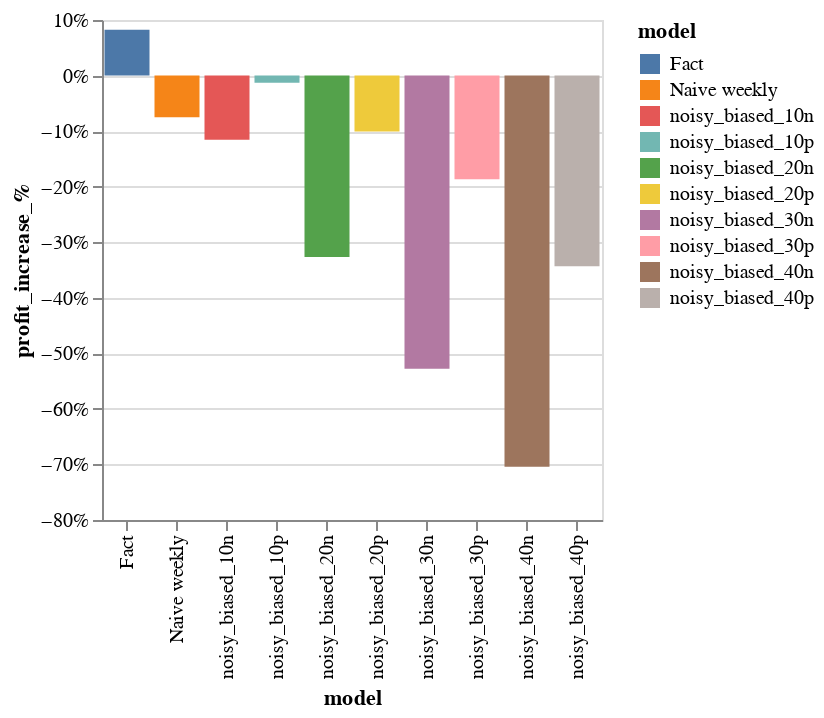

Write notebook code for a chart like this one.
### Code cell
alt.Chart(all_items_eval.reset_index()).mark_bar().encode(
    x=alt.X('model:N',scale=alt.Scale(zero=False)),
    y=alt.Y('profit_increase_%:Q',scale=alt.Scale(zero=True),axis=alt.Axis(format='%')),
    color=alt.Color('model:N')
).properties(width=250, height=250)#.interactive()

### Figure 1 — Vega-Lite specification as saved in the notebook (floating-point values rounded to 4 significant figures)
{"config": {"view": {"continuousWidth": 400, "continuousHeight": 300}}, "data": {"name": "data-f4ba6e9e0d37eebc0a7129a70f759838"}, "mark": "bar", "encoding": {"color": {"type": "nominal", "field": "model"}, "x": {"type": "nominal", "field": "model", "scale": {"zero": false}}, "y": {"type": "quantitative", "axis": {"format": "%"}, "field": "profit_increase_%", "scale": {"zero": true}}}, "height": 250, "width": 250, "$schema": "https://vega.github.io/schema/vega-lite/v4.8.1.json", "datasets": {"data-f4ba6e9e0d37eebc0a7129a70f759838": [{"model": "Fact", "value": 212000.0, "sell_price": 56.48, "daily_revenue": 285100.0, "disount": 0.1048, "sell_price_w_disount": 50.57, "value_increase": 13.2, "value_w_disount": 278900.0, "daily_revenue_w_disount": 335200.0, "daily_profit": 171000.0, "daily_profit_w_disount": 185100.0, "value_fact": 212000.0, "daily_profit_fact": 171000.0, "value_w_disount_fact": 278900.0, "daily_profit_w_disount_fact": 185100.0, "inventory_left": 0.0, "final_profit_w_discount": 185100.0, "final_profit_base_price": 171000.0, "profit_increase_%": 0.08245}, {"model": "Naive weekly", "value": 214000.0, "sell_price": 56.48, "daily_revenue": 287800.0, "disount": 0.119, "sell_price_w_disount": 49.76, "value_increase": 15.0, "value_w_disount": 289100.0, "daily_revenue_w_disount": 338300.0, "daily_profit": 172700.0, "daily_profit_w_disount": 182800.0, "value_fact": 212000.0, "daily_profit_fact": 171000.0, "value_w_disount_fact": 287900.0, "daily_profit_w_disount_fact": 180400.0, "inventory_left": 1171.0, "final_profit_w_discount": 158200.0, "final_profit_base_price": 145300.0, "profit_increase_%": -0.07521}, {"model": "noisy_biased_10n", "value": 190800.0, "sell_price": 56.48, "daily_revenue": 256500.0, "disount": 0.1, "sell_price_w_disount": 50.84, "value_increase": 12.6, "value_w_disount": 248100.0, "daily_revenue_w_disount": 299600.0, "daily_profit": 153900.0, "daily_profit_w_disount": 166100.0, "value_fact": 212000.0, "daily_profit_fact": 171000.0, "value_w_disount_fact": 275700.0, "daily_profit_w_disount_fact": 184600.0, "inventory_left": -27570.0, "final_profit_w_discount": 151300.0, "final_profit_base_price": 134000.0, "profit_increase_%": -0.1155}, {"model": "noisy_biased_10p", "value": 233200.0, "sell_price": 56.48, "daily_revenue": 313600.0, "disount": 0.1071, "sell_price_w_disount": 50.43, "value_increase": 13.5, "value_w_disount": 308000.0, "daily_revenue_w_disount": 368000.0, "daily_profit": 188100.0, "daily_profit_w_disount": 202300.0, "value_fact": 212000.0, "daily_profit_fact": 171000.0, "value_w_disount_fact": 280000.0, "daily_profit_w_disount_fact": 183900.0, "inventory_left": 28000.0, "final_profit_w_discount": 168800.0, "final_profit_base_price": 156000.0, "profit_increase_%": -0.01285}, {"model": "noisy_biased_20n", "value": 169600.0, "sell_price": 56.48, "daily_revenue": 228000.0, "disount": 0.1119, "sell_price_w_disount": 50.16, "value_increase": 14.1, "value_w_disount": 227400.0, "daily_revenue_w_disount": 268000.0, "daily_profit": 136800.0, "daily_profit_w_disount": 145700.0, "value_fact": 212000.0, "daily_profit_fact": 171000.0, "value_w_disount_fact": 284200.0, "daily_profit_w_disount_fact": 182200.0, "inventory_left": -56840.0, "final_profit_w_discount": 115200.0, "final_profit_base_price": 94590.0, "profit_increase_%": -0.3267}, {"model": "noisy_biased_20p", "value": 254300.0, "sell_price": 56.48, "daily_revenue": 342100.0, "disount": 0.1143, "sell_price_w_disount": 50.03, "value_increase": 14.4, "value_w_disount": 341600.0, "daily_revenue_w_disount": 405100.0, "daily_profit": 205200.0, "daily_profit_w_disount": 221300.0, "value_fact": 212000.0, "daily_profit_fact": 171000.0, "value_w_disount_fact": 284700.0, "daily_profit_w_disount_fact": 184400.0, "inventory_left": 56940.0, "final_profit_w_discount": 153800.0, "final_profit_base_price": 140400.0, "profit_increase_%": -0.1007}, {"model": "noisy_biased_30n", "value": 148400.0, "sell_price": 56.48, "daily_revenue": 199500.0, "disount": 0.119, "sell_price_w_disount": 49.76, "value_increase": 15.0, "value_w_disount": 200700.0, "daily_revenue_w_disount": 235000.0, "daily_profit": 119700.0, "daily_profit_w_disount": 127100.0, "value_fact": 212000.0, "daily_profit_fact": 171000.0, "value_w_disount_fact": 286700.0, "daily_profit_w_disount_fact": 181500.0, "inventory_left": -86000.0, "final_profit_w_discount": 80790.0, "final_profit_base_price": 55380.0, "profit_increase_%": -0.5276}, {"model": "noisy_biased_30p", "value": 275500.0, "sell_price": 56.48, "daily_revenue": 370600.0, "disount": 0.1024, "sell_price_w_disount": 50.7, "value_increase": 12.9, "value_w_disount": 359400.0, "daily_revenue_w_disount": 432200.0, "daily_profit": 222300.0, "daily_profit_w_disount": 238900.0, "value_fact": 212000.0, "daily_profit_fact": 171000.0, "value_w_disount_fact": 276500.0, "daily_profit_w_disount_fact": 183800.0, "inventory_left": 82940.0, "final_profit_w_discount": 139100.0, "final_profit_base_price": 126400.0, "profit_increase_%": -0.1865}, {"model": "noisy_biased_40n", "value": 127200.0, "sell_price": 56.48, "daily_revenue": 171000.0, "disount": 0.1095, "sell_price_w_disount": 50.3, "value_increase": 13.8, "value_w_disount": 168600.0, "daily_revenue_w_disount": 201700.0, "daily_profit": 102600.0, "daily_profit_w_disount": 111000.0, "value_fact": 212000.0, "daily_profit_fact": 171000.0, "value_w_disount_fact": 281000.0, "daily_profit_w_disount_fact": 185000.0, "inventory_left": -112400.0, "final_profit_w_discount": 50570.0, "final_profit_base_price": 19890.0, "profit_increase_%": -0.7043}, {"model": "noisy_biased_40p", "value": 297900.0, "sell_price": 56.48, "daily_revenue": 400700.0, "disount": 0.1143, "sell_price_w_disount": 50.03, "value_increase": 14.4, "value_w_disount": 397500.0, "daily_revenue_w_disount": 458400.0, "daily_profit": 240400.0, "daily_profit_w_disount": 244600.0, "value_fact": 212000.0, "daily_profit_fact": 171000.0, "value_w_disount_fact": 282800.0, "daily_profit_w_disount_fact": 174000.0, "inventory_left": 114700.0, "final_profit_w_discount": 112300.0, "final_profit_base_price": 109300.0, "profit_increase_%": -0.3432}]}}
